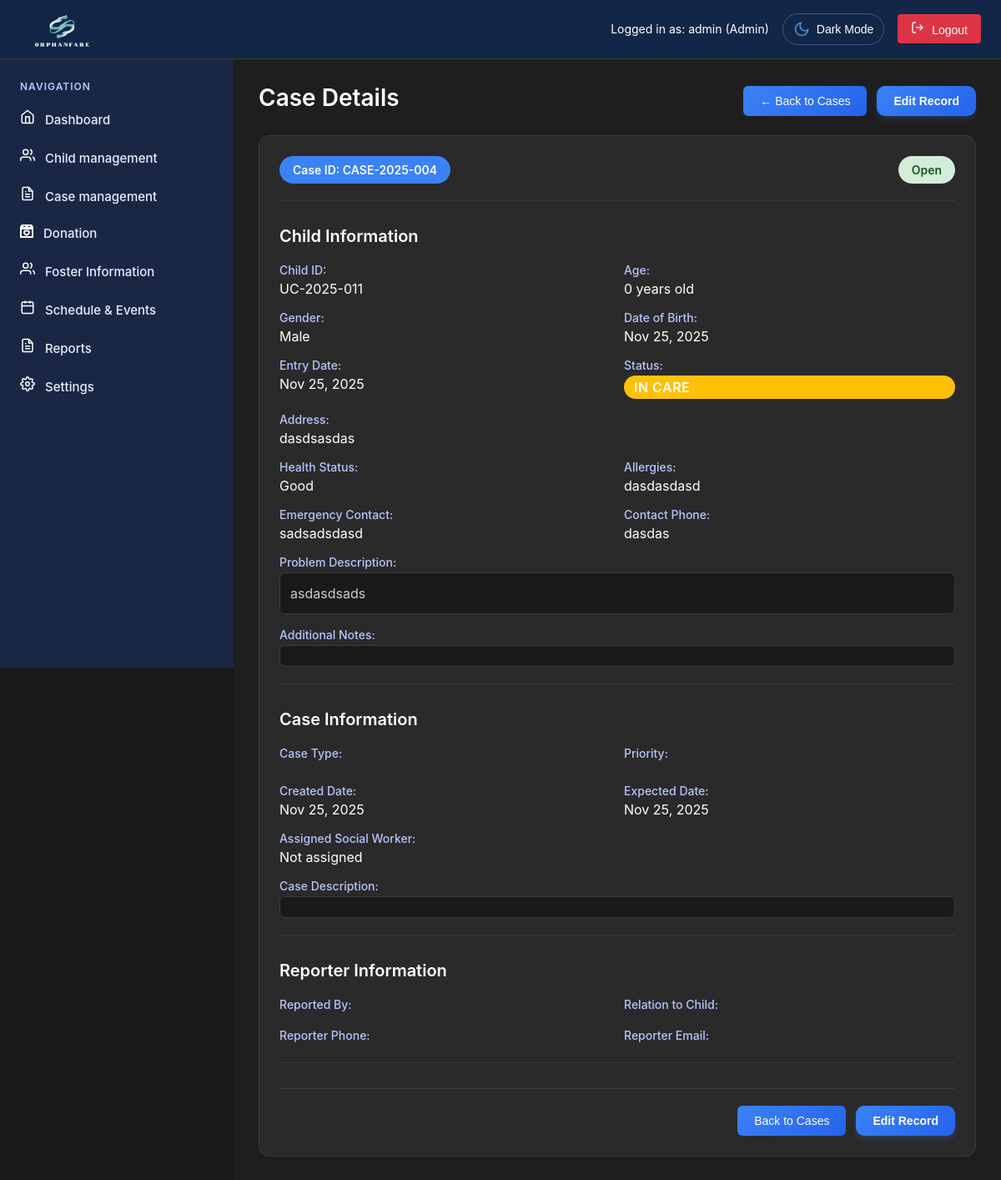
The app's page /admin/case-details.php?case_id=CASE-2025-004 (signed in) with its own data.
### tables this page shows
CREATE TABLE `users` (
  `id` int(11) NOT NULL,
  `username` varchar(50) NOT NULL,
  `email` varchar(100) NOT NULL,
  `password` varchar(255) NOT NULL,
  `role` enum('super_admin','admin','user','Social Worker','Social Welfare Assistant') DEFAULT 'user',
  `status` enum('active','inactive','pending') DEFAULT 'pending',
  `created_at` timestamp NOT NULL DEFAULT current_timestamp(),
  `updated_at` timestamp NOT NULL DEFAULT current_timestamp() ON UPDATE current_timestamp(),
  `two_factor_secret` varchar(32) DEFAULT NULL,
  `two_factor_enabled` tinyint(1) DEFAULT 0,
  `two_factor_verified` tinyint(1) DEFAULT 0,
  `two_factor_backup_codes` text DEFAULT NULL,
  `last_login` timestamp NULL DEFAULT NULL,
  `last_password_change` timestamp NOT NULL DEFAULT current_timestamp(),
  `failed_attempts` int(11) DEFAULT 0,
  `account_locked` tinyint(1) DEFAULT 0,
  `is_active` tinyint(1) DEFAULT 1
);

CREATE TABLE `cases` (
  `id` int(11) NOT NULL,
  `case_id` varchar(20) NOT NULL,
  `case_type` varchar(100) NOT NULL,
  `child_name` varchar(100) NOT NULL,
  `child_age` int(11) NOT NULL,
  `child_gender` enum('Male','Female') NOT NULL,
  `current_location` text DEFAULT NULL,
  `birth_date` date DEFAULT NULL,
  `birth_place` varchar(255) DEFAULT NULL,
  `educational_attention` varchar(255) DEFAULT NULL,
  `contact_number` varchar(20) DEFAULT NULL,
  `reported_by` varchar(100) NOT NULL,
  `reporter_relation` varchar(100) DEFAULT NULL,
  `reporter_phone` varchar(20) DEFAULT NULL,
  `reporter_email` varchar(100) DEFAULT NULL,
  `expected_date` date NOT NULL,
  `description` text NOT NULL,
  `priority` enum('urgent','high','medium','low') DEFAULT 'medium',
  `social_worker` varchar(100) DEFAULT NULL,
  `current_status` varchar(50) DEFAULT NULL,
  `status` enum('Open','Under Investigation','Court Action Pending','Closed') DEFAULT 'Open',
  `created_date` datetime NOT NULL DEFAULT current_timestamp(),
  `created_by` int(11) NOT NULL,
  `created_at` timestamp NOT NULL DEFAULT current_timestamp(),
  `updated_at` timestamp NOT NULL DEFAULT current_timestamp() ON UPDATE current_timestamp(),
  `linked_child_id` varchar(20) DEFAULT NULL,
  `cf_incident_date` date DEFAULT NULL,
  `cf_incident_location` varchar(255) DEFAULT NULL,
  `cf_perpetrator_name` varchar(100) DEFAULT NULL,
  `cf_perpetrator_relation` varchar(100) DEFAULT NULL,
  `cf_evidence_notes` text DEFAULT NULL,
  `cf_risk_level` varchar(50) DEFAULT NULL,
  `cf_case_priority` varchar(50) DEFAULT NULL,
  `cf_investigation_status` varchar(100) DEFAULT NULL,
  `cf_medical_history` varchar(255) DEFAULT NULL
);

CREATE TABLE `children` (
  `id` int(11) NOT NULL,
  `child_id` varchar(20) NOT NULL,
  `name` varchar(100) NOT NULL,
  `age` int(11) NOT NULL,
  `gender` enum('Male','Female') NOT NULL,
  `date_of_birth` date DEFAULT NULL,
  `entry_date` date NOT NULL,
  `status` enum('Adoptable','Adopted','In Care','Reintegrated') DEFAULT 'In Care',
  `address` text DEFAULT NULL,
  `civil_status` varchar(50) DEFAULT NULL,
  `birth_place` varchar(255) DEFAULT NULL,
  `educational_attainment` varchar(100) DEFAULT NULL,
  `occupation` varchar(100) DEFAULT NULL,
  `monthly_income` varchar(50) DEFAULT NULL,
  `religion` varchar(100) DEFAULT NULL,
  `family_composition` text DEFAULT NULL,
  `problem_presented` text DEFAULT NULL,
  `assessment_recommendation` text DEFAULT NULL,
  `health_status` varchar(100) DEFAULT 'Good',
  `allergies` text DEFAULT NULL,
  `emergency_contact` varchar(100) DEFAULT NULL,
  `contact_phone` varchar(20) DEFAULT NULL,
  `problem_description` text DEFAULT NULL,
  `notes` text DEFAULT NULL,
  `photo_path` varchar(255) DEFAULT NULL,
  `created_at` timestamp NOT NULL DEFAULT current_timestamp(),
  `updated_at` timestamp NOT NULL DEFAULT current_timestamp() ON UPDATE current_timestamp(),
  `linked_case_id` varchar(20) DEFAULT NULL,
  `created_by` int(11) DEFAULT NULL,
  `cf_educational_level` varchar(100) DEFAULT NULL,
  `cf_religion` varchar(50) DEFAULT NULL,
  `cf_special_needs` text DEFAULT NULL,
  `cf_hobbies` text DEFAULT NULL,
  `cf_school_name` varchar(255) DEFAULT NULL,
  `cf_grade_level` varchar(50) DEFAULT NULL,
  `cf_favorite_color` text DEFAULT NULL
);

### admin/case-details.php (the view, shortened to what the rows shown need)
<?php
require_once 'includes/header.php';
$caseId = $_GET['case_id'] ?? null;
$caseData = null;
$childData = null;
function getSocialWorkerName($socialWorkerId) {
    $socialWorkers = [
        'maria-santos' => 'Maria Santos',
        'juan-cruz' => 'Juan Cruz',
        'lisa-gonzalez' => 'Lisa Gonzalez',
        'carlos-reyes' => 'Carlos Reyes'
    ];
    return $socialWorkers[$socialWorkerId] ?? 'Not assigned';
}
if ($caseId) {
    try {
        $stmt = $pdo->prepare("SELECT * FROM cases WHERE case_id = ?");
        $stmt->execute([$caseId]);
        $caseData = $stmt->fetch(PDO::FETCH_ASSOC);
        if ($caseData) {
            $childId = $caseData['linked_child_id'] ?? $caseId;
            $stmt = $pdo->prepare("SELECT * FROM children WHERE child_id = ?");
            $stmt->execute([$childId]);
            $childData = $stmt->fetch(PDO::FETCH_ASSOC);
        }
    } catch (Exception $e) {
        error_log("Error loading case details: " . $e->getMessage());
        $error = "Error loading case details: " . $e->getMessage();
    }
} else {
    $error = "No case ID provided";
}
?>
<main class="main-content">
    <div class="page-header">
        <h1 class="page-title">Case Details</h1>
    </div>
    <?php if (!$caseData): ?>
        <div class="alert alert-warning">
            Case not found or no case ID provided.
        </div>
    <?php else: ?>
        <div class="case-details-container">
            <div class="case-header">
                <div class="case-id-badge">
                    Case ID: <?php echo htmlspecialchars($caseData['case_id']); ?>
                </div>
                <div class="case-status-badge status-<?php echo strtolower(str_replace(' ', '-', $caseData['status'])); ?>">
                    <?php echo htmlspecialchars($caseData['status']); ?>
                </div>
            </div>
            <div class="details-section">
                <h2 class="section-title">Child Information</h2>
                <div class="details-grid">
                    <?php if ($childData): ?>
                        <div class="detail-item">
                            <label>Child ID:</label>
                            <span><?php echo htmlspecialchars($childData['child_id']); ?></span>
                        </div>
                        <div class="detail-item">
                            <label>Age:</label>
                            <span><?php echo htmlspecialchars($childData['age']); ?> years old</span>
                        </div>
                        <div class="detail-item">
                            <label>Gender:</label>
                            <span><?php echo htmlspecialchars($childData['gender']); ?></span>
                        </div>
                        <div class="detail-item">
                            <label>Date of Birth:</label>
                            <span><?php echo $childData['date_of_birth'] ? formatDate($childData['date_of_birth']) : 'Not specified'; ?></span>
                        </div>
                        <div class="detail-item">
                            <label>Entry Date:</label>
                            <span><?php echo formatDate($childData['entry_date']); ?></span>
                        </div>
                        <div class="detail-item">
                            <label>Status:</label>
                            <span class="status-badge <?php echo getStatusBadgeClass($childData['status']); ?>">
                                <?php echo htmlspecialchars($childData['status']); ?>
                            </span>
                        </div>
                        <div class="detail-item full-width">
                            <label>Address:</label>
                            <span><?php echo htmlspecialchars($childData['address'] ?? 'Not specified'); ?></span>
                        </div>
                        <div class="detail-item">
                            <label>Health Status:</label>
                            <span><?php echo htmlspecialchars($childData['health_status'] ?? 'Not specified'); ?></span>
                        </div>
                        <div class="detail-item">
                            <label>Allergies:</label>
                            <span><?php echo htmlspecialchars($childData['allergies'] ?? 'None reported'); ?></span>
                        </div>
                        <div class="detail-item">
                            <label>Emergency Contact:</label>
                            <span><?php echo htmlspecialchars($childData['emergency_contact'] ?? 'Not specified'); ?></span>
                        </div>
                        <div class="detail-item">
                            <label>Contact Phone:</label>
                            <span><?php echo htmlspecialchars($childData['contact_phone'] ?? 'Not specified'); ?></span>
                        </div>
                        <div class="detail-item full-width">
                            <label>Problem Description:</label>
                            <div class="detail-content"><?php echo htmlspecialchars($childData['problem_description'] ?? 'No description provided'); ?></div>
                        </div>
                        <div class="detail-item full-width">
                            <label>Additional Notes:</label>
                            <div class="detail-content"><?php echo htmlspecialchars($childData['notes'] ?? 'No additional notes'); ?></div>
                        </div>
                    <?php else: ?>
                        <div class="detail-item full-width">
                            <span class="text-muted">No child information linked to this case.</span>
                        </div>
                    <?php endif; ?>
                </div>
            </div>
            <div class="details-section">
                <h2 class="section-title">Case Information</h2>
                <div class="details-grid">
                    <div class="detail-item">
                        <label>Case Type:</label>
                    </div>
                    <div class="detail-item">
                        <label>Priority:</label>
                        <span class="priority-badge priority-<?php echo htmlspecialchars($caseData['priority']); ?>">
                        </span>
                    </div>
                    <div class="detail-item">
                        <label>Created Date:</label>
                        <span><?php echo formatDate($caseData['created_date']); ?></span>
                    </div>
                    <div class="detail-item">
                        <label>Expected Date:</label>
                        <span><?php echo formatDate($caseData['expected_date']); ?></span>
                    </div>
                    <div class="detail-item">
                        <label>Assigned Social Worker:</label>
                        <span><?php echo htmlspecialchars(getSocialWorkerName($caseData['social_worker'] ?? '')); ?></span>
                    </div>
                    <div class="detail-item full-width">
                        <label>Case Description:</label>
                        <div class="detail-content"><?php echo htmlspecialchars($caseData['description']); ?></div>
                    </div>
                </div>
            </div>
            <div class="details-section">
                <h2 class="section-title">Reporter Information</h2>
                <div class="details-grid">
                    <div class="detail-item">
                        <label>Reported By:</label>
                    </div>
                    <div class="detail-item">
                        <label>Relation to Child:</label>
                    </div>
                    <div class="detail-item">
                        <label>Reporter Phone:</label>
                    </div>
                    <div class="detail-item">
                        <label>Reporter Email:</label>
                    </div>
                </div>
            </div>
            <div class="action-buttons">
                <button class="btn btn-secondary" onclick="window.location.href='case-management.php'">Back to Cases</button>
                <button class="btn btn-primary" onclick="window.location.href='unified-registration.php?case_id=<?php echo $caseId; ?>&mode=view'">Edit Record</button>
            </div>
        </div>
    <?php endif; ?>
</main>
<?php require_once 'includes/footer.php'; ?>

### admin/includes/header.php (shortened to what the rows shown need)
<?php
require_once '../config/database.php';
require_once 'auth.php';
$currentUser = getCurrentUser();
try {
    $stmt = $pdo->prepare("SELECT role FROM users WHERE id = ?");
    $stmt->execute([$currentUser['id']]);
    $dbUser = $stmt->fetch(PDO::FETCH_ASSOC);
    if ($dbUser && $dbUser['role']) {
        $currentUser = getCurrentUser();
    }
} catch (Exception $e) {
}
?>
<!DOCTYPE html>
<html lang="en">
<head>
    <link rel="stylesheet" href="../css/common.css">
    <link rel="stylesheet" href="../css/admin.css">
</head>
<body>
    <div class="dashboard-container">
        <div class="top-header">
            <div class="user-info">
                <span class="user-status">Logged in as: <?php echo htmlspecialchars($currentUser['username'] ?? 'Admin'); ?> (<?php
                    $roleDisplay = match($currentUser['role']) {
                        'super_admin' => 'Super Admin',
                        'admin' => 'Admin',
                        'Social Worker' => 'Social Worker',
                        'Social Welfare Assistant' => 'Social Welfare Assistant',
                        default => ucfirst($currentUser['role'])
                    };
                    echo htmlspecialchars($roleDisplay);
                ?>)</span>
                <button id="themeToggle" class="theme-toggle">
                    <span class="theme-icon">
                    </span>
                    <span class="text">Dark Mode</span>
                </button>
                <button class="logout-btn" onclick="logout()">
                    <svg width="16" height="16" viewBox="0 0 24 24" fill="none" stroke="currentColor" stroke-width="2" style="margin-right: 5px;">
                        <path d="M9 21H5a2 2 0 0 1-2-2V5a2 2 0 0 1 2-2h4"/>
                        <polyline points="16 17 21 12 16 7"/>
                        <line x1="21" y1="12" x2="9" y2="12"/>
                    </svg>
                    Logout
                </button>
            </div>
        </div>

### records on screen
users: role "admin", role "Admin"
cases: case "CASE-2025-004", status "Open", created_date "Nov 25, 2025", expected_date "Nov 25, 2025", social_worker "Not assigned"
children: child "UC-2025-011", age "0", gender "Male", date_of_birth "Nov 25, 2025", entry_date "Nov 25, 2025", status "IN CARE", address "dasdsasdas", health_status "Good", allergies "dasdasdasd", emergency_contact "sadsadsdasd", contact_phone "dasdas", problem_description "asdasdsads"
